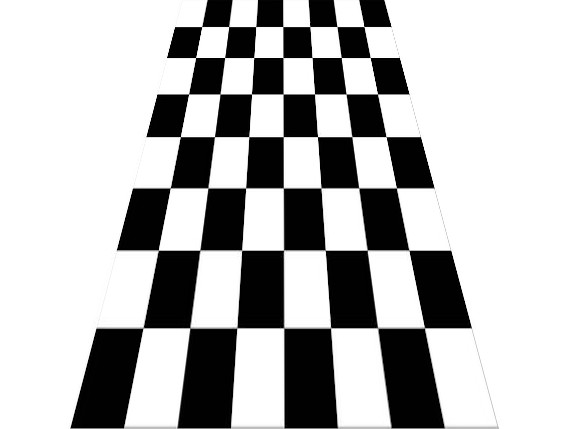
#> input picture Notebooks/images/chess_transform.jpg, 570 x 429 px
$ jupyter execute --allow-errors '12. CV. Feature detection.ipynb'
#> lines starting #> are read from the running program, lines starting #| are printed output that depends on the picture; after the words box and inside, x2 and y2 are one past the last pixel; in counts of white or black regions, pixels touching at a corner belong together
# Features and feature detection
---

Most of you will have played the jigsaw puzzle games. You get a lot of small pieces of an image, where you need to assemble them correctly to form a big real image. The question is, how you do it?

But it all depends on the most basic question: How do you play jigsaw puzzles? How do you arrange lots of scrambled image pieces into a big single image? How can you stitch a lot of natural images to a single image?

The answer is, we are looking for specific patterns or specific features which are unique, can be easily tracked and can be easily compared. If we go for a definition of such a feature, we may find it difficult to express it in words, but we know what they are. If someone asks you to point out one good feature which can be compared across several images, you can point out one. That is why even small children can simply play these games. We search for these features in an image, find them, look for the same features in other images and align them. That's it. (In jigsaw puzzle, we look more into continuity of different images).

So our one basic question expands to more in number, but becomes more specific. What are these features?.

In computer vision and image processing, a feature is a piece of information about the content of an image; typically about whether a certain region of the image has certain properties. Features may be specific structures in the image such as points, edges or objects. Features may also be the result of a general neighborhood operation or feature detection applied to the image. Other examples of features are related to motion in image sequences, or to shapes defined in terms of curves or boundaries between different image regions.

The image is very simple. At the top of image, six small image patches are given. Question for you is to find the exact location of these patches in the original image. How many correct results can you find?

A and B are flat surfaces and they are spread over a lot of area. It is difficult to find the exact location of these patches.

C and D are much more simple. They are edges of the building. You can find an approximate location, but exact location is still difficult. This is because the pattern is same everywhere along the edge. At the edge, however, it is different. An edge is therefore better feature compared to flat area, but not good enough (It is good in jigsaw puzzle for comparing continuity of edges).

Finally, E and F are some corners of the building. And they can be easily found. Because at the corners, wherever you move this patch, it will look different. So they can be considered as good features. So now we move into simpler (and widely used image) for better understanding.

# Harris Corner Detection
---

One early attempt to find corners was done by Chris Harris & Mike Stephens in their paper A Combined Corner and Edge Detector in 1988, so now it is called the Harris Corner Detector.

A corner is a point whose local neighborhood stands in two dominant and different edge directions. In other words, a corner can be interpreted as the junction of two edges, where an edge is a sudden change in image brightness. Corners are the important features in the image, and they are generally termed as interest points which are invariant to translation, rotation, and illumination.

OpenCV has the function cv2.cornerHarris(). Its arguments are:

- img: Input image. It should be grayscale and float32 type.
- blockSize: It is the size of neighbourhood considered for corner detection
- ksize: Aperture parameter of the Sobel derivative used.
- k: Harris detector free parameter in the equation.

[cell 1]
import cv2
import matplotlib.pyplot as plt
import numpy as np

[cell 2]
image = cv2.imread('images/chess.jpg')
#> (the rest of this cell did not finish here and is left out)

### Corner detection

#> (a cell that did not finish here is left out)

### Detect "strong" corners

#> (a cell that did not finish here is left out)

[cell 5]
image_shear = cv2.imread('images/chess_transform.jpg')
#> image_shear is the input picture: shape (429, 570, 3); min 0, max 255, mean 184.8
gray_shear = cv2.cvtColor(image_shear,cv2.COLOR_BGR2GRAY)

plt.imshow(gray_shear, cmap='gray')

[cell 6]
# Detect corners
dst_shear = cv2.cornerHarris(gray_shear,2,3,0.04)
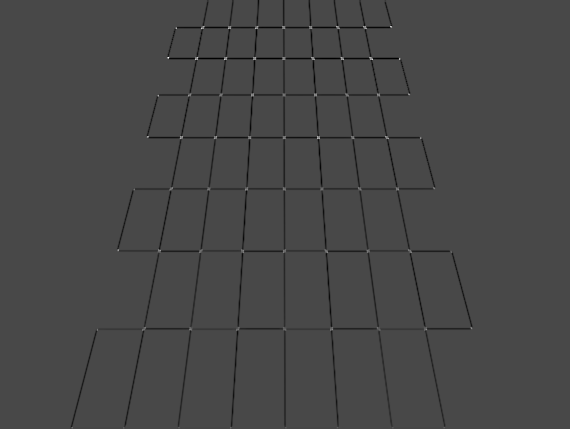
#> dst_shear: shape (429, 570) float32; min -0.0392, max 0.0994, mean -0.000664; drawn with min black and max white

# Dilate corners to enhance center points

kernel = np.ones((5,5), np.uint8)
dst_shear = cv2.dilate(dst_shear,kernel, iterations=2)
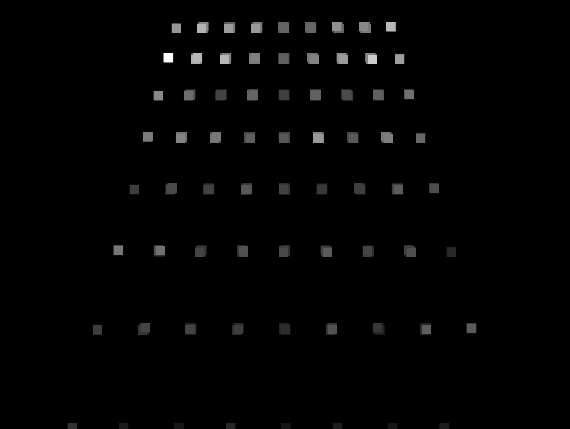
#> dst_shear: shape (429, 570) float32; min -2.05e-08, max 0.0994, mean 0.0012; drawn with min black and max white

# This value vary depending on the image and how many corners you want to detect
thresh_shear = 0.01*dst_shear.max()
#> thresh_shear = 0.000994

# Create an image copy to draw corners on
corner_image_shear = np.copy(image_shear)

# Change all the pixels of the corners to red
corner_image_shear[dst_shear>thresh_shear]=[255,0,0]
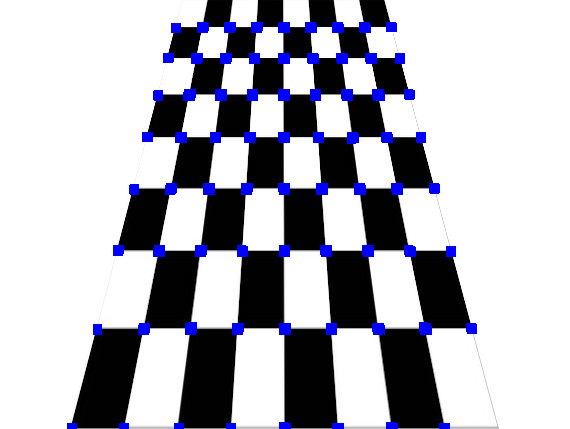
#> corner_image_shear: shape (429, 570, 3); 3.59% of pixels changed, all inside (x1, y1, x2, y2) = (67, 22, 477, 429)

f, (ax1, ax2) = plt.subplots(1, 2, figsize=(20,10))

ax1.imshow(dst_shear)
ax2.imshow(corner_image_shear)
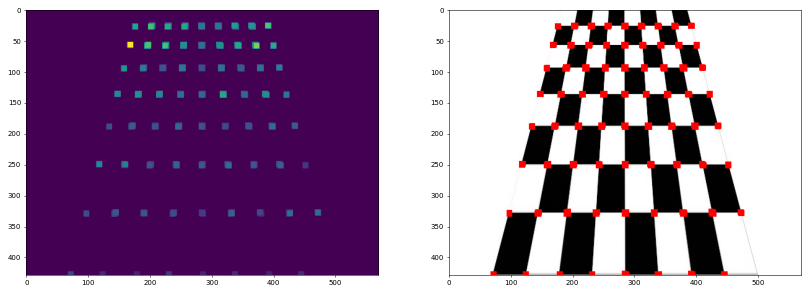
#> figure drawn by matplotlib, 2 panels; B, G, R data is drawn as R, G, B

# Shi-Tomasi Corner Detector & Good Features to Track
---

In 1994, J. Shi and C. Tomasi made a small modification to the Harris corner detector in their paper Good Features to Track which shows better results when compared to the original algorithm.

OpenCV has a function, cv.goodFeaturesToTrack(). It finds N strongest corners in the image. As usual, image should be a grayscale image. Then you specify number of corners you want to find. Then you specify the quality level, which is a value between 0-1, which denotes the minimum quality of corner below which everyone is rejected. Then we provide the minimum euclidean distance between corners detected.

With all this information, the function finds corners in the image. All corners below quality level are rejected. Then it sorts the remaining corners based on quality in the descending order. Then function takes first strongest corner, throws away all the nearby corners in the range of minimum distance and returns N strongest corners.

[cell 7]
image = cv2.imread('images/blox.jpg')
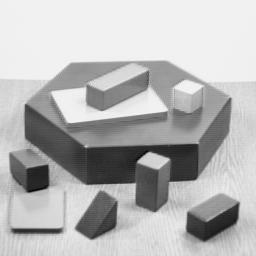
#> input picture Notebooks/images/blox.jpg, 256 x 256 px
#> image is the input picture: shape (256, 256, 3); min 0, max 252, mean 182.8
gray = cv2.cvtColor(image, cv2.COLOR_BGR2GRAY)

corners_shi = np.copy(image)
# Shi and Tomasi corner detector

# image: grayscale image
# N number of corners
# Quality of the corner, between 0 and 1
# Euclidian distance bewteen corners
corners = cv2.goodFeaturesToTrack(gray,30,0.1,10)
#> corners = 30 rows, first 8: [138, 162], [230, 98], [135, 184], [47, 165], [168, 159], [26, 105], [238, 203], [85, 146]
corners = np.int0(corners)

for i in corners:
    x,y = i.ravel()
    cv2.circle(corners_shi,(x,y),3,(255,0,0),-1)
#> this loop made 30 passes
#> (x, y) on passes 1 to 12: (138, 162), (230, 98), (135, 184), (47, 165), (168, 159), (26, 105), (238, 203), (85, 146), (61, 229), (169, 182), (198, 142), (12, 229)
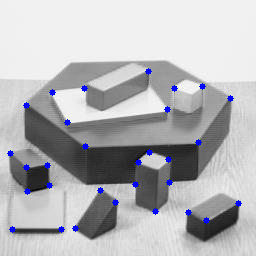
#> corners_shi: shape (256, 256, 3); 1.33% of pixels changed, all inside (x1, y1, x2, y2) = (7, 68, 242, 233)

# Detect corners with Harris
dst = cv2.cornerHarris(gray,2,3,0.04)
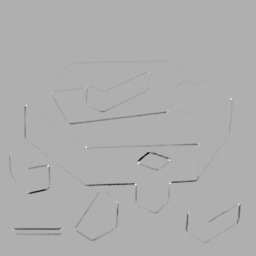
#> dst: shape (256, 256) float32; min -0.00407, max 0.00183, mean -2.35e-05; drawn with min black and max white

kernel = np.ones((3,3), np.uint8)
dst = cv2.dilate(dst,kernel, iterations=1)
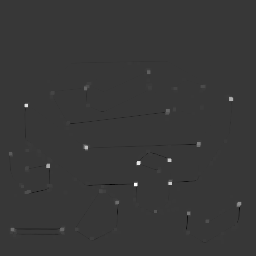
#> dst: shape (256, 256) float32; min -0.000511, max 0.00183, mean 3.1e-06; drawn with min black and max white

thresh = 0.01*dst.max()
#> thresh = 1.83e-05

# Create an image copy to draw corners on
corner_image = np.copy(image)

# Change all the pixels of the corners to red
corner_image[dst>thresh]=[255,0,0]
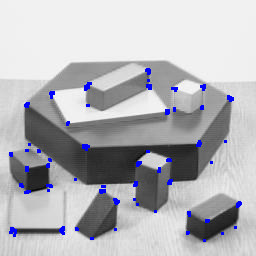
#> corner_image: shape (256, 256, 3); 1.77% of pixels changed, all inside (x1, y1, x2, y2) = (9, 68, 242, 242)

f, (ax1, ax2) = plt.subplots(1, 2, figsize=(20,10))

ax1.imshow(corners_shi)
ax2.imshow(corner_image)
#> figure, not shown here; B, G, R data is drawn as R, G, B
